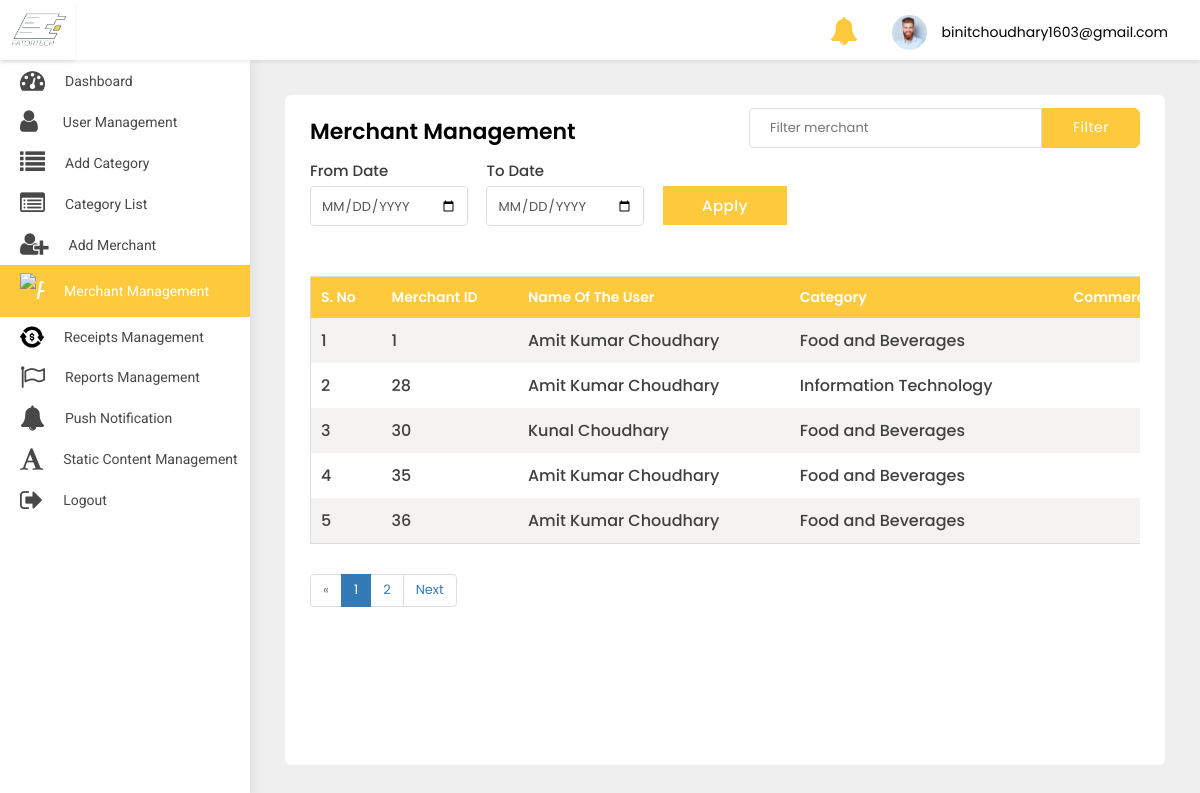
Screenshot of /adminpanel/merchant-list/ (signed in) with the database file from the repository.
### src/models.py (models this page shows, shortened)
class User(AbstractBaseUser, PermissionsMixin):
    first_name = models.CharField(default='first name', max_length=100)
    last_name = models.CharField(default='', max_length=100, null=True, blank=True)
    email = models.CharField(default='', max_length=255, unique=True)
    country_code = models.CharField(default='+91', max_length=10)
    phone_number = models.CharField(default='', max_length=13)
    profile_pic = models.ImageField(default='default_profile.png', null=True, blank=True)
    device_token = models.CharField(default='', max_length=500, null=True, blank=True)
    password = models.CharField(default='', max_length=100)
    confirm_password = models.CharField(default='', max_length=100)
    is_merchant = models.BooleanField(default=False)
    created_at = models.DateTimeField(auto_now_add=True)
    is_active = models.BooleanField(default=True)
    is_staff = models.BooleanField(default=False)
    objects = UserManager()
    USERNAME_FIELD = 'email'
    class Meta:
        ordering = ('-created_at',)

class Merchant(models.Model):
    full_name = models.CharField(default='', max_length=200)
    profile_pic = models.ImageField(default='default_profile.png', null=True, blank=True)
    category = models.ForeignKey(Category, on_delete=models.CASCADE)
    email = models.EmailField()
    password = models.CharField(default='', max_length=100)
    confirm_password = models.CharField(default='', max_length=100)
    created_at = models.DateTimeField(auto_now_add=True)
    commercial_id = models.CharField(default='', max_length=256)

class Category(models.Model):
    category_name = models.CharField(default='', max_length=100)

### adminpanel/views.py (the view)
# urls.py: path('merchant-list/', MerchantList.as_view(), name='merchant-list'),
class MerchantList(LoginRequiredMixin, ListView):
    login_url = 'adminpanel:login'
    model = Merchant
    template_name = 'merchant_list.html'
    paginate_by = 5
    def get(self, request, *args, **kwargs):
        qs = self.request.GET.get('qs')
        print('---------', qs)
        print('---------', type(qs))
        try:
            merchant = Merchant.objects.filter(email=qs)
            print('>>>>>>>>>>>>>>>>', merchant)
        except Exception as e:
            print(e)
        if qs:
            search = Merchant.objects.filter(Q(full_name__icontains=qs) |
                                             Q(category__category_name__icontains=qs) |
                                             Q(email__icontains=qs) |
                                             Q(id__icontains=qs) |
                                             Q(commercial_id__icontains=qs))
            search_count = len(search)
            context = {
                'search': search,
            }
            if search:
                messages.info(self.request, str(search_count) + ' matches found')
                return render(self.request, 'merchant_list.html', context)
            else:
                messages.info(self.request, 'No results found')
                return render(self.request, 'merchant_list.html', context)
        else:
            users = Merchant.objects.all()
            myfilter = MerchantFilter(self.request.GET, queryset=users)
            users = myfilter.qs
            print(users.count())
            print('Commercial id ', [x.commercial_id for x in users])
            paginator = Paginator(users, self.paginate_by)
            page_number = self.request.GET.get('page')
            page_obj = paginator.get_page(page_number)
            context = {
                'object_list': users,
                'myfilter': myfilter,
                'pages': page_obj,
            }
            return render(self.request, "merchant_list.html", context)

### adminpanel/templates/merchant_list.html (shortened to what this page needs)
{% extends 'base-ereceipt.html' %}
{% block body %}
<div class="WrapperArea">
    <div class="WrapperBox">
        <div class="Small-Wrapper">
            <div class="SearchBox">
                <form action="" method="get">
                    <input type="text" name="qs" placeholder="Filter merchant">
                    <button>Filter</button>
                </form>
            </div>
            <h4 class="Title">Merchant Management</h4>
            <div class="Filter">
                <form method="get">
                    <div class="form-group">
                        <label>From Date</label>
                        <input type="date" name="from_date" class="form-control">
                    </div>
                    <div class="form-group">
                        <label>To Date</label>
                        <input type="date" name="to_date" class="form-control">
                    </div>
                    <div class="form-group">
                        <label>&nbsp;</label>
                        <button class="Button" type="submit">Apply</button>
                    </div>
                </form>
            </div>
            {% if search %}
            <div class="TableList">
                <div class="dragscroll">
                    <table style="width: 150vw">
                        <thead>
                        <tr>
                            <th>S. No</th>
                            <th>User ID</th>
                            <th>Name of the user</th>
                            <th>Category</th>
                            <th>Commerce Id</th>
                            <th>Email id</th>
                            <th>Registration Date</th>
                            <th>action</th>
                        </tr>
                        </thead>
                        <tbody>
                        {% for object in search %}
                        <tr>
                            <td>{{forloop.counter}}</td>
                            <td>{{object.id}}</td>
                            <td>{{object.full_name}}</td>
                            <td>{{object.category.category_name}}</td>
                            <td>{{object.commercial_id}}</td>
                            <td>{{object.email}}</td>
                            <td>{{object.created_at|date:'M. d, Y'}}</td>
                            <td>
                                <a class="Blue" href="{% url 'adminpanel:merchant-detail' object.id %}">
                                    <i class="fa fa-eye"></i>
                                </a>
                                <button class="Red deleteButton" value="{{object.id}}" data-toggle="modal"
                                        data-target="#DeleteModal" style="border:none;box-shadow:none;
                                                                                background:transparent;outline:0;">
                                    <i class="fa fa-trash"></i>
                                </button>
                            </td>
                        </tr>
                        {% endfor %}
                        </tbody>
                    </table>
                </div>
            </div>
            {% elif pages %}
            <div class="TableList">
                <div class="dragscroll">
                    <table style="width: 150vw">
                        <thead>
                        <tr>
                            <th>S. No</th>
                            <th>Merchant ID</th>
                            <th>Name of the user</th>
                            <th>Category</th>
                            <th>Commerce Number</th>
                        </tr>
                        </thead>
                        <tbody>
                        {% for object in pages %}
                        <tr>
                            <td>{{forloop.counter}}</td>
                            <td>{{object.id}}</td>
                            <td>{{object.full_name}}</td>
                            <td>{{object.category.category_name}}</td>
                            <td>{{object.commercial_id}}</td>
                        </tr>
                        {% endfor %}
                        </tbody>
                    </table>
                </div>
            </div>
            {% endif %}
            {% if pages.has_other_pages %}
            <ul class="pagination">
                {% if pages.has_previous %}
                <li class="page-item"><a aria-label="Previous" class="page-link"
                                         href="?page={{ pages.previous_page_number }}">Previous</a></li>
                {% else %}
                <li class="page-item disabled"><span>&laquo;</span></li>
                {% endif %}
                {% for i in pages.paginator.page_range %}
                {% if pages.number == i %}
                <li class="page-item active"><span>{{ i }} <span class="sr-only">(current)</span></span></li>
                {% else %}
                <li class="page-item"><a class="page-link" href="?page={{ i }}">{{ i }}</a></li>
                {% endif %}
                {% endfor %}
                {% if pages.has_next %}
                <li class="page-item"><a aria-label="Next" class="page-link" href="?page={{ pages.next_page_number }}">Next</a>
                </li>
                {% else %}
                <li class="page-item disabled"><span>&raquo;</span></li>
                {% endif %}
            </ul>
            {% endif %}
        </div>
    </div>
</div>
{% endblock body %}

### adminpanel/templates/base-ereceipt.html (shortened to what this page needs)
{% load static %}
<head>
    <link type="text/css" rel="stylesheet" href="{% static 'adminpanel/css/style.css' %}">
    <link rel="stylesheet" href="{% static 'adminpanel/css/media.css' %}">
</head>
<body>
<div class="Header">
    <div class="Logo">
        <img src="{% static 'adminpanel/images/logo.jpg' %}">
    </div>
    <div class="Navigation">
        <div class="header-notifications">
            <a href="{% url 'adminpanel:notification' %}">
                <i class="fa fa-bell fa-2x" aria-hidden="true"></i>
            </a>
        </div>
        <div class="Avater">
            <a href="javascript:void(0);">
                <figure><img src="{% static 'adminpanel/images/profile.jpg' %}"></figure>
                {{user}} </a>
        </div>
    </div>
</div>
<div class="SidenavBar">
    <ul>
        <li class="nav-item nav-link {% if request.resolver_match.view_name  == 'adminpanel:dashboard' %}active{% endif %}">
            <a href="{% url 'adminpanel:dashboard'  %}">
                <span><i class="fa fa-tachometer"></i></span> Dashboard
            </a>
        </li>
        <li class="nav-item nav-link {% if request.resolver_match.view_name  == 'adminpanel:users-list' %}active{% endif %}">
            <a href="{% url 'adminpanel:users-list' %}">
                <span><i class="fa fa-user"></i></span> User Management
            </a>
        </li>
        <li class="nav-item nav-link {% if request.resolver_match.view_name  == 'adminpanel:category' %}active{% endif %}">
            <a href="{% url 'adminpanel:category' %}">
                <span><i class="fa fa-list"></i></span> Add Category
            </a>
        </li>
        <li class="nav-item nav-link {% if request.resolver_match.view_name  == 'adminpanel:category-list' %}active{% endif %}">
            <a href="{% url 'adminpanel:category-list' %}">
                <span><i class="fa fa-list-alt"></i></span>Category List
            </a>
        </li>
        <li class="nav-item nav-link {% if request.resolver_match.view_name  == 'adminpanel:add-merchant' %}active{% endif %}">
            <a href="{% url 'adminpanel:add-merchant' %}">
                <span><i class="fa fa-user-plus"></i></span> Add Merchant
            </a>
        </li>
        <li class="nav-item nav-link {% if request.resolver_match.view_name  == 'adminpanel:merchant-list' %}active{% endif %}">
            <a href="{% url 'adminpanel:merchant-list' %}">
                <span><i class="faImg"><img src="{% static 'adminpanel/images/profession.svg' %}" alt="paid"
                                            class="img-fluid"></i></span>
                <p>Merchant Management</p>
            </a>
        </li>
        <li class="nav-item nav-link {% if request.resolver_match.view_name  == 'adminpanel:receipt-list' %}active{% endif %}">
            <a href="{% url 'adminpanel:receipt-list' %}">
                <span><i class="faImg"><img src="{% static 'adminpanel/images/transaction.svg' %}" alt="paid"
                                            class="img-fluid"></i></span>
                <p>Receipts Management</p>
            </a>
        </li>
        <li class="nav-item nav-link {% if request.resolver_match.view_name  == 'adminpanel:reports' %}active{% endif %}">
            <a href="{% url 'adminpanel:reports' %}">
                <span><i class="fa fa-flag-o"></i></span>
                <p>Reports Management </p>
            </a>
        </li>
        <li class="nav-item nav-link {% if request.resolver_match.view_name  == 'adminpanel:send-notification' %}active{% endif %}">
            <a href="{% url 'adminpanel:send-notification' %}">
                <span><i class="fa fa-bell"></i></span>
                <p>Push Notification</p>
            </a>
        </li>
        <li class="nav-item nav-link {% if request.resolver_match.view_name  == 'adminpanel:static-content' %}active{% endif %}">
            <a href="{% url 'adminpanel:static-content' %}">
                <span><i class="fa fa-font"></i></span>
                <p>Static content Management</p>
            </a>
        </li>
        <li class="nav-item nav-link {% if request.resolver_match.view_name  == 'logout' %}active{% endif %}">
            <a href="{% url 'logout' %}">
                <span><i class="fa fa-sign-out"></i></span>
                <p>Logout</p>
            </a>
        </li>
    </ul>
</div>
{% block body %}
{% endblock body %}
</body>
</html>

### rows the page displays
User: email "binitchoudhary1603@gmail.com"
Merchant: id "1", full_name "Amit Kumar Choudhary", category.category_name "Food and Beverages"
Merchant: id "28", full_name "Amit Kumar Choudhary", category.category_name "Information Technology"
Merchant: id "30", full_name "Kunal Choudhary", category.category_name "Food and Beverages"
Merchant: id "35", full_name "Amit Kumar Choudhary", category.category_name "Food and Beverages"
Merchant: id "36", full_name "Amit Kumar Choudhary", category.category_name "Food and Beverages"

### other values shown
{{ i }} "1"
{{ i }} "2"
